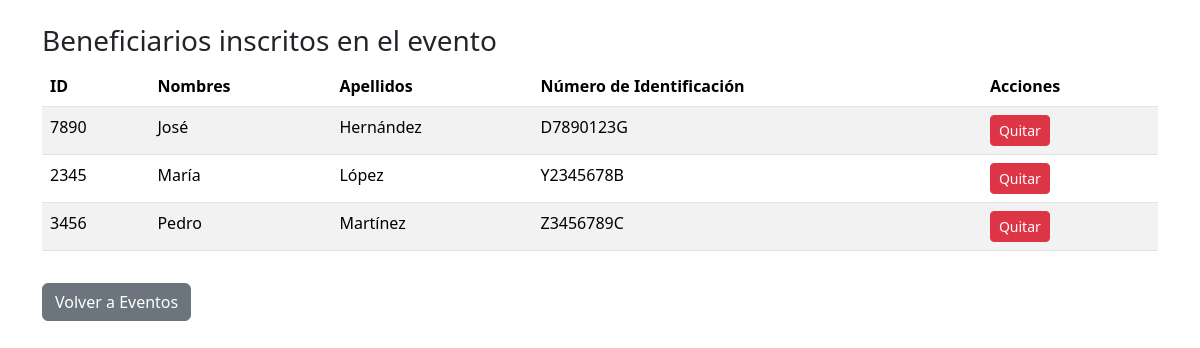
Screenshot of /paginas/beneficiarios_evento.php?id_evento=6 (signed in) with the database file from the repository.
### tables this page shows
CREATE TABLE `beneficiarios` (
  `id` int(11) NOT NULL,
  `nombre` varchar(100) NOT NULL,
  `apellidos` varchar(100) NOT NULL,
  `documento_identidad` varchar(50) NOT NULL,
  `direccion` varchar(255) DEFAULT NULL,
  `telefono` varchar(20) DEFAULT NULL,
  `email` varchar(100) DEFAULT NULL,
  `miembros_unidad_familiar_0_2` int(11) DEFAULT 0,
  `miembros_otras_edades` int(11) DEFAULT 0,
  `miembros_con_discapacidad` int(11) DEFAULT 0,
  `total_miembros` int(11) GENERATED ALWAYS AS (`miembros_unidad_familiar_0_2` + `miembros_otras_edades` + `miembros_con_discapacidad`) STORED,
  `fecha_registro` date NOT NULL,
  `activo` tinyint(1) DEFAULT 1
);

### paginas/beneficiarios_evento.php (the view, shortened to what this page needs)
<?php
include '../lib/conexion_db.php';
$id_evento = $_GET['id_evento'];
$stmt_beneficiarios = $conexion->prepare("SELECT b.id, b.nombre, b.apellidos, b.documento_identidad
                                           FROM beneficiarios b
                                           INNER JOIN beneficiarios_eventos be ON b.id = be.beneficiario_id
                                           WHERE be.evento_id = ? ORDER BY nombre ASC");
$stmt_beneficiarios->bind_param('i', $id_evento);
$stmt_beneficiarios->execute();
$result_beneficiarios = $stmt_beneficiarios->get_result();
$beneficiarios = $result_beneficiarios->fetch_all(MYSQLI_ASSOC);
?>
<!DOCTYPE html>
<html lang="es">
<head>
    <link href="https://cdn.jsdelivr.net/npm/bootstrap@5.3.3/dist/css/bootstrap.min.css" rel="stylesheet">
</head>
<body>
    <div class="container mt-4">
        <h3>Beneficiarios inscritos en el evento</h3>
        <table class="table table-striped">
            <thead>
                <tr>
                    <th>ID</th>
                    <th>Nombres</th>
                    <th>Apellidos</th>
                    <th>Número de Identificación</th>
                    <th>Acciones</th>
                </tr>
            </thead>
            <tbody>
                <?php foreach ($beneficiarios as $beneficiario) : ?>
                    <tr>
                        <td><?php echo htmlspecialchars($beneficiario['id']); ?></td>
                        <td><?php echo htmlspecialchars($beneficiario['nombre']); ?></td>
                        <td><?php echo htmlspecialchars($beneficiario['apellidos']); ?></td>
                        <td><?php echo htmlspecialchars($beneficiario['documento_identidad']); ?></td>
                        <td>
                            <button class="btn btn-danger btn-sm btn-action" onclick="confirmDelete('delete_beneficiario_evento.php?id_evento=<?php echo $id_evento; ?>&beneficiario_id=<?php echo $beneficiario['id']; ?>')">Quitar</button>
                        </td>
                    </tr>
                <?php endforeach; ?>
            </tbody>
        </table>
        <button class="btn btn-secondary mt-3" onclick="loadContent('eventos.php')">Volver a Eventos</button>
    </div>
</body>
</html>

### rows the page displays
beneficiarios: id "7890", nombre "José", apellidos "Hernández", documento_identidad "D7890123G"
beneficiarios: id "2345", nombre "María", apellidos "López", documento_identidad "Y2345678B"
beneficiarios: id "3456", nombre "Pedro", apellidos "Martínez", documento_identidad "Z3456789C"
